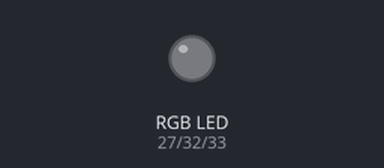
The sketch below on a simulated ESP32. On the bench: an RGB LED mixed from three pins (HIGH = lit).

Above: at 0.2 s.
At 1.2 s:
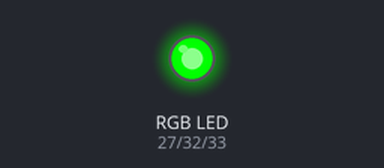
At 1.7 s:
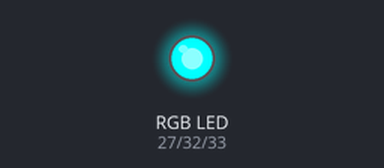
At 2.2 s:
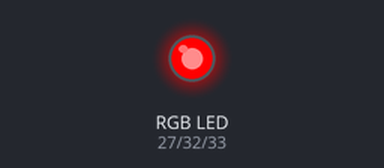
At 3.2 s:
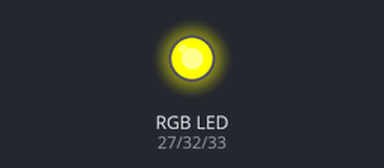
At 4.7 s:
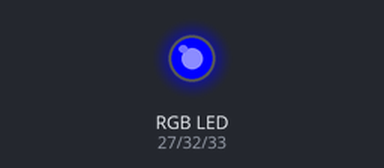
Timing chart, 0 to 5.2 s (numbered marks = the images above):
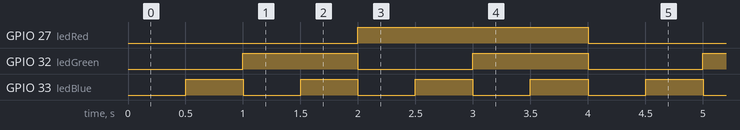

The sketch:

rgbled.ino
```cpp
const int ledRed = 27;
const int ledGreen = 32;
const int ledBlue = 33;

void setup() {
  pinMode(ledRed, OUTPUT);
  pinMode(ledGreen, OUTPUT);
  pinMode(ledBlue, OUTPUT);

}

void loop() {
  for (int r = 0; r <= 1; r++) {
      for (int g = 0; g <= 1; g++) {
         for (int b = 0; b <= 1; b++) {

           digitalWrite(ledRed, r);
           digitalWrite(ledGreen, g);
           digitalWrite(ledBlue, b);

           delay(500);
    }
  }
}

}
```

Measured:
- by itself, GPIO 27 (ledRed): alternates HIGH for 2.0 s and LOW for 2.0 s
- by itself, GPIO 32 (ledGreen): alternates HIGH for 1.0 s and LOW for 1.0 s
- by itself, GPIO 33 (ledBlue): alternates HIGH for 0.50 s and LOW for 0.50 s
